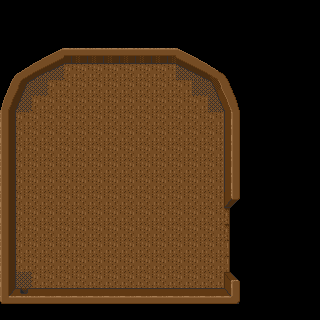

Below is a game level as drawn by its tile map, then a one-line description and the .tmx file that defines it, in full:
An orthogonal 20x20 tile map with 16x16 px tiles, 2 tile layers (Boat, TrashZone), 2 tilesets and 29 objects (center, drop_zone0, a, b, c, ...).

<map version="1.2" tiledversion="1.2.1" orientation="orthogonal" renderorder="right-down" width="20" height="20" tilewidth="16" tileheight="16" infinite="0" nextlayerid="5" nextobjectid="61">
 <tileset firstgid="1" source="../WoodenTiles2.tsx" />
 <tileset firstgid="217" source="../Cargo.tsx" />
 <layer id="1" name="Boat" width="20" height="20">
  <data encoding="csv">
0,0,0,0,0,0,0,0,0,0,0,0,0,0,0,0,0,0,0,0,
0,0,0,0,0,0,0,0,0,0,0,0,0,0,0,0,0,0,0,0,
0,0,0,0,0,0,0,0,0,0,0,0,0,0,0,0,0,0,0,0,
0,0,31,32,60,60,60,60,60,60,60,40,39,0,0,0,0,0,0,0,
27,28,29,30,3,3,3,3,3,3,3,38,37,36,35,0,0,0,0,0,
69,26,216,3,3,3,3,3,3,3,3,3,216,34,70,0,0,0,0,0,
65,66,3,3,3,3,3,3,3,3,3,3,3,67,68,0,0,0,0,0,
7,3,3,3,3,3,3,3,3,3,3,3,3,3,12,0,0,0,0,0,
7,3,3,3,3,3,3,3,3,3,3,3,3,3,12,0,0,0,0,0,
7,3,3,3,3,3,3,3,3,3,3,3,3,3,12,0,0,0,0,0,
7,3,3,3,3,3,3,3,3,3,3,3,3,3,12,0,0,0,0,0,
7,3,3,3,3,3,3,3,3,3,3,3,3,3,12,0,0,0,0,0,
7,3,3,3,3,3,3,3,3,3,3,3,3,3,13,0,0,0,0,0,
7,3,3,3,3,3,3,3,3,3,3,3,3,3,0,0,0,0,0,0,
7,3,3,3,3,3,3,3,3,3,3,3,3,3,0,0,0,0,0,0,
7,3,3,3,3,3,3,3,3,3,3,3,3,3,0,0,0,0,0,0,
7,3,3,3,3,3,3,3,3,3,3,3,3,3,0,0,0,0,0,0,
7,216,3,3,3,3,3,3,3,3,3,3,3,3,11,0,0,0,0,0,
21,22,23,23,23,23,23,23,23,23,23,23,23,23,24,0,0,0,0,0,
0,0,0,0,0,0,0,0,0,0,0,0,0,0,0,0,0,0,0,0
</data>
 </layer>
 <layer id="2" name="TrashZone" width="20" height="20">
  <data encoding="csv">
0,0,0,0,0,0,0,0,0,0,0,0,0,0,0,0,0,0,0,0,
0,0,0,0,0,0,0,0,0,0,0,0,0,0,0,0,0,0,0,0,
0,0,0,0,0,0,0,0,0,0,0,0,0,0,0,0,0,0,0,0,
0,0,0,0,0,0,0,0,0,0,0,0,0,0,0,0,0,0,0,0,
0,0,0,0,0,0,0,0,0,0,0,0,0,0,0,0,0,0,0,0,
0,0,0,0,0,0,0,0,0,0,0,0,0,0,0,0,0,0,0,0,
0,0,0,0,0,0,0,0,0,0,0,0,0,0,0,0,0,0,0,0,
0,0,0,0,0,0,0,0,0,0,0,0,0,0,0,0,0,0,0,0,
0,0,0,0,0,0,0,0,0,0,0,0,0,0,0,0,0,0,0,0,
0,0,0,0,0,0,0,0,0,0,0,0,0,0,0,0,0,0,0,0,
0,0,0,0,0,0,0,0,0,0,0,0,0,0,0,0,0,0,0,0,
0,0,0,0,0,0,0,0,0,0,0,0,0,0,0,0,0,0,0,0,
0,0,0,0,0,0,0,0,0,0,0,0,0,0,0,0,0,0,0,0,
0,0,0,0,0,0,0,0,0,0,0,0,0,0,9,0,0,0,0,0,
0,0,0,0,0,0,0,0,0,0,0,0,0,0,9,0,0,0,0,0,
0,0,0,0,0,0,0,0,0,0,0,0,0,0,10,0,0,0,0,0,
0,0,0,0,0,0,0,0,0,0,0,0,0,0,10,0,0,0,0,0,
0,0,0,0,0,0,0,0,0,0,0,0,0,0,0,0,0,0,0,0,
0,0,0,0,0,0,0,0,0,0,0,0,0,0,0,0,0,0,0,0,
0,0,0,0,0,0,0,0,0,0,0,0,0,0,0,0,0,0,0,0
</data>
 </layer>
 <objectgroup id="3" name="KeyItems" opacity="0.4">
  <object id="1" name="center" x="122" y="186.5">
   <point />
  </object>
  <object id="2" name="drop_zone0" x="26.818" y="143.409" width="88" height="112.818" />
 </objectgroup>
 <objectgroup id="4" name="Cargo">
  <properties>
   <property name="star1" type="int" value="60" />
   <property name="star2" type="int" value="100" />
   <property name="star3" type="int" value="120" />
  </properties>
  <object id="34" name="a" gid="241" x="176.5" y="145.5" width="48" height="48" />
  <object id="35" name="b" gid="229" x="143" y="104" width="48" height="32" />
  <object id="36" name="c" gid="242" x="111" y="255" width="32" height="112" rotation="90">
   <properties>
    <property name="bonus" type="bool" value="false" />
   </properties>
  </object>
  <object id="37" name="d" gid="244" x="143.5" y="104.5" width="80" height="32" rotation="90">
   <properties>
    <property name="bonus" type="bool" value="false" />
   </properties>
  </object>
  <object id="38" name="e" gid="230" x="208.5" y="203" width="16" height="64" />
  <object id="39" name="f" gid="240" x="77.5" y="288" width="48" height="64" />
  <object id="40" name="z" gid="251" x="182.5" y="252.5" width="48" height="48" />
  <object id="41" name="h" gid="247" x="111" y="95.5" width="32" height="32" />
  <object id="42" name="i" gid="245" x="150" y="205.5" width="48" height="32">
   <properties>
    <property name="bonus" type="bool" value="false" />
    <property name="infectable" type="bool" value="true" />
   </properties>
  </object>
  <object id="43" name="j" gid="247" x="60" y="288" width="32" height="32" />
  <object id="44" name="k" gid="232" x="146.5" y="252.5" width="32" height="32" />
  <object id="45" name="l" gid="232" x="77" y="97" width="32" height="32" />
  <object id="46" name="m" gid="242" x="114" y="208" width="32" height="112">
   <properties>
    <property name="bonus" type="bool" value="false" />
   </properties>
  </object>
  <object id="47" name="n" gid="243" x="129" y="253.5" width="16" height="32">
   <properties>
    <property name="bonus" type="bool" value="false" />
   </properties>
  </object>
  <object id="48" name="o" gid="236" x="63" y="97.5" width="16" height="32" />
  <object id="49" name="p" gid="246" x="33.5" y="287" width="32" height="48" />
  <object id="50" name="q" gid="228" x="32.5" y="113" width="48" height="32" />
  <object id="51" name="r" gid="231" x="26" y="220.5" width="16" height="64" rotation="90" />
  <object id="52" name="s" gid="238" x="82" y="112" width="16" height="16" />
  <object id="53" name="t" gid="238" x="98.5" y="112.5" width="16" height="16" />
  <object id="54" name="u" gid="248" x="17" y="146" width="48" height="32">
   <properties>
    <property name="bonus" type="bool" value="true" />
    <property name="bonus_description" value="Steve's Sausages" />
    <property name="description" value="" />
   </properties>
  </object>
  <object id="55" name="v" gid="226" x="64.5" y="145.5" width="48" height="32" />
  <object id="56" name="w" gid="233" x="17.5" y="177" width="32" height="32" />
  <object id="57" name="x" gid="237" x="112" y="224.5" width="16" height="16" />
  <object id="58" name="y" gid="237" x="94" y="221.5" width="16" height="16" />
  <object id="59" name="g" gid="247" x="15" y="222.5" width="32" height="32" />
  <object id="60" name="n2" gid="254" x="-20.5" y="273.5" width="16" height="16" />
 </objectgroup>
</map>
